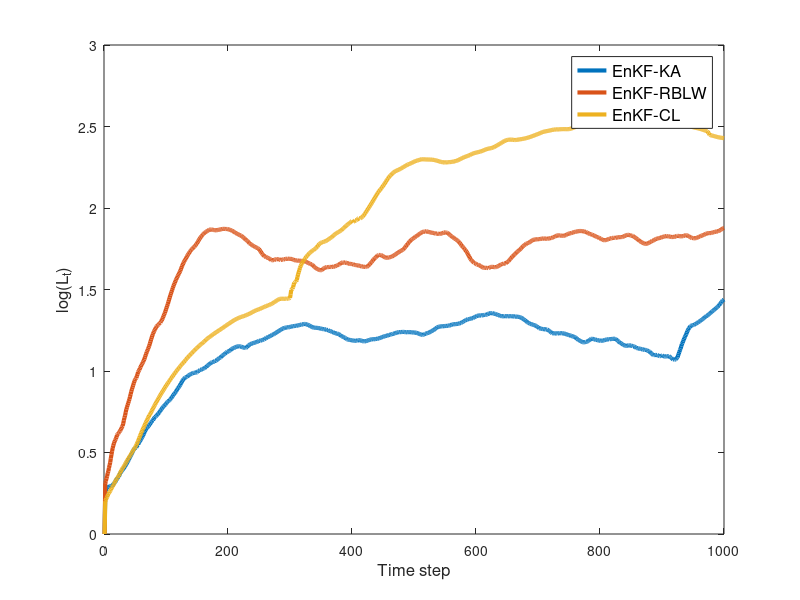

Write MATLAB code to recreate this figure. (Note: this script raises an error after producing the figure.)
close all
load error_EnKF_KA.mat
load error_Ledoid.mat
load error_Schur.mat
cont=0;
for Nm=[1 3]
    Nm_opt=[12 25 50];
    for freq=[1 3]
        freq_opt=[1 5 10];
        for Nen=1:3
            Nen_opt=[10 50 100];
            fig=figure;
            cont=cont+1;
            KA_plot=plot([0;log10(movmean(squeeze((mean(error_EnKF_KA(Nm,freq,Nen,:,:),4))),100))],'LineWidth',3);
            hold on
            ledoid_plot=plot([0;log10(movmean(squeeze((mean(error_Ledoid(Nm,freq,Nen,:,:),4))),100))],'LineWidth',3);
            if (Nen==1 || Nen==2) && Nm==3  && freq==1
                shur_plot=plot([0; log10(movmean(squeeze((mean(error_Schur(Nm,freq,Nen,1:2,:),4))),100))],'LineWidth',3);
            else
                shur_plot=plot([0; log10(movmean(squeeze((mean(error_Schur(Nm,freq,Nen,:,:),4))),100))],'LineWidth',3);
            end
            hold on
            if cont==7
                legend([KA_plot,ledoid_plot,shur_plot],{'EnKF-KA','EnKF-RBLW','EnKF-CL'},'FontSize',12,'Position',[0.652976195372285 0.339682544152888 0.255357137961047 0.161904757434414])
            else
                legend([KA_plot,ledoid_plot,shur_plot],{'EnKF-KA','EnKF-RBLW','EnKF-CL'},'FontSize',12,'Position',[0.652976195372285 0.223015877486221 0.255357137961047 0.161904757434414])
            end
            ylabel('log(L_t)','FontSize',12)
            xlabel('Time step','FontSize',12)
            titulo=['N= ',num2str(Nen_opt(Nen)),', \delta','t= ',num2str(freq_opt(freq)),' h',', s= ',num2str(Nm_opt(Nm)/100)];
%             title(titulo)
            figmat=(['N_',num2str(Nen_opt(Nen)),'_Observed_',num2str(Nm_opt(Nm)),'_frequency_',num2str(freq_opt(freq))]);
           RMSE_KA(Nm,freq,Nen)=nanmean(sqrt(sum(error_EnKF_KA(Nm,freq,Nen,:,:).^2,5)/1500));
           RMSE_Ledoid(Nm,freq,Nen)=nanmean(sqrt(sum(error_Ledoid(Nm,freq,Nen,:,:).^2,5)/1500));
           RMSE_Schur(Nm,freq,Nen)=nanmean(sqrt(sum(error_Schur(Nm,freq,Nen,:,:).^2,5)/1500));
%             disp([titulo,' KA= ',num2str(RMSE_KA),' Ledoid= ',num2str(RMSE_Ledoid),' CL= ',num2str(RMSE_Schur)])
%               saveas(fig,figmat,'epsc')
        end
    end
end